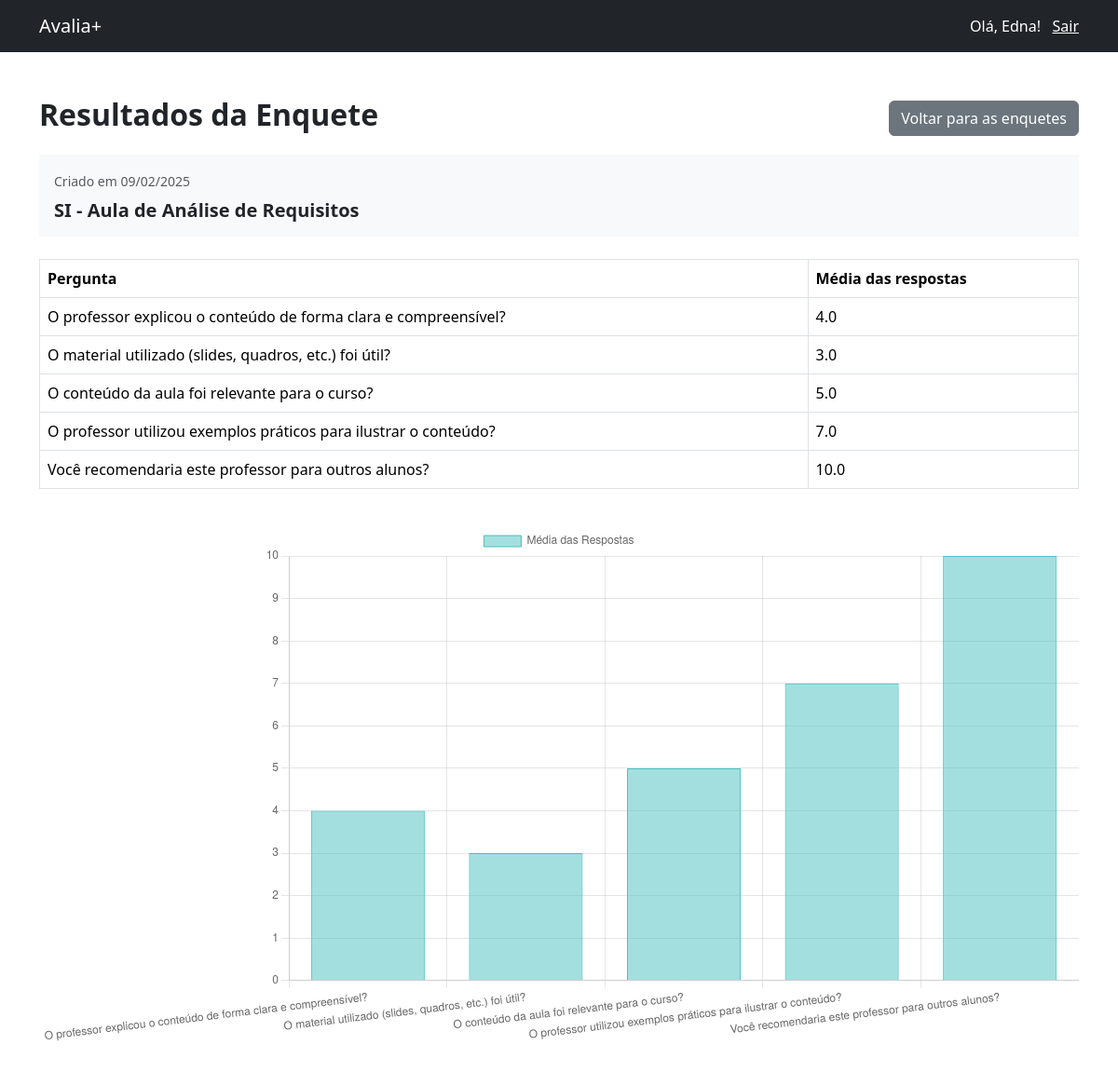
/professor/ver_resultados/2 (signed in), run on the app's committed database.
### tables this page shows
CREATE TABLE usuarios (
          id INTEGER PRIMARY KEY AUTOINCREMENT,
          nome TEXT NOT NULL,
          email TEXT NOT NULL UNIQUE,
          senha TEXT NOT NULL,
          perfil TEXT DEFAULT 'aluno',
          criado_em TIMESTAMP DEFAULT CURRENT_TIMESTAMP
        );

CREATE TABLE enquetes (
          id INTEGER PRIMARY KEY AUTOINCREMENT,
          titulo TEXT NOT NULL,
          perguntas TEXT,
          usuario_id INTEGER NOT NULL,
          criado_em TIMESTAMP DEFAULT CURRENT_TIMESTAMP,
          FOREIGN KEY (usuario_id) REFERENCES usuarios(id) ON DELETE CASCADE
        );

### routes.py (the view)
@login_required
def professor_ver_resultados(enquete_id):
  if current_user.perfil != 'professor':
    return redirect(url_for('index'))
  enquete = db.recuperar_enquete(enquete_id)
  enquete['perguntas'] = [pergunta.strip() for pergunta in enquete['perguntas'] if pergunta.strip()]
  perguntas = PerguntasService.get_perguntas()
  respostas = db.recuperar_respostas(enquete_id)
  service = EnqueteService(respostas)
  perguntas_validas = [pergunta.strip() for pergunta in enquete['perguntas'] if pergunta.strip()]
  medias = { key: service.media_respostas(int(key)) for key in perguntas.keys() if str(key) in perguntas_validas }
  perguntas_texto = { key: perguntas[key] for key in perguntas.keys() if str(key) in perguntas_validas }
  return render_template('professor/resultados.html', enquete=enquete,
                                                      perguntas=perguntas,
                                                      respostas=respostas,
                                                      medias=medias,
                                                      perguntas_texto=perguntas_texto)

### auth.py (called while the page is built)
    @self.login_manager.user_loader
    def load_user(user_id):
      return self.db.recuperar_usuario(user_id)

### database.py (called while the page is built)
  def _connect(self):
    return sqlite3.connect(self.db_name)

  def recuperar_usuario(self, id):
    conn = self._connect()
    cursor = conn.cursor()
    cursor.execute('SELECT id, email, nome, senha, perfil FROM usuarios WHERE id = ?', (id,))
    usuario = cursor.fetchone()
    conn.close()
    if usuario:
      return User(usuario[0], usuario[1], usuario[2], usuario[3], usuario[4])
    else:
      return None

  def recuperar_enquete(self, enquete_id):
    conn = self._connect()
    cursor = conn.cursor()
    cursor.execute('SELECT * FROM enquetes WHERE id = ?', (enquete_id,))
    enquete = cursor.fetchone()
    conn.close()
    if enquete:
      return {
        'id': enquete[0],
        'titulo': enquete[1],
        'perguntas': enquete[2].split(','),
        'usuario_id': enquete[3],
        'criado_em': datetime.strptime(enquete[4], '%Y-%m-%d %H:%M:%S').strftime('%d/%m/%Y')
      }
    else:
      return None

  def recuperar_respostas(self, enquete_id):
    conn = self._connect()
    cursor = conn.cursor()
    cursor.execute('SELECT numero_pergunta, resposta FROM respostas WHERE enquete_id = ?', (enquete_id,))
    respostas = cursor.fetchall()
    conn.close()
    return respostas

### services.py (called while the page is built)
  @staticmethod
  def get_perguntas():
    return {
      '1': 'O professor explicou o conteúdo de forma clara e compreensível?',
      '2': 'O ritmo da aula foi adequado?',
      '3': 'O material utilizado (slides, quadros, etc.) foi útil?',
      '4': 'O professor demonstrou domínio do assunto?',
      '5': 'A carga de trabalho da disciplina é adequada?',
      '6': 'O conteúdo da aula foi relevante para o curso?',
      '7': 'O professor utilizou exemplos práticos para ilustrar o conteúdo?',
      '8': 'O ambiente de aula (físico ou virtual) foi adequado?',
      '9': 'Você recomendaria este professor para outros alunos?',
      '10': 'O professor foi receptivo a dúvidas e questionamentos?'
    }

  def media_respostas(self, numero_pergunta):
    if numero_pergunta in self.respostas_dict:
      lista_respostas = self.respostas_dict[numero_pergunta]
      return sum(lista_respostas) / len(lista_respostas)
    return None  # Retorna None se a pergunta não existir

### templates/professor/resultados.html (shortened to what this page needs)
{% extends "index.html" %}
{% block content %}
  <div class="container py-5">
    <div class="d-flex w-100 justify-content-between align-items-center">
      <h2><strong>Resultados da Enquete</strong></h2>
      <a href="{{ url_for('professor_enquetes') }}" class="btn btn-secondary">Voltar para as enquetes</a>
    </div>
    <div class="p-3 bg-light mt-3">
      <div class="text-muted">
        <small>Criado em {{ enquete.criado_em }}</small>
      </div>
      <h5 class="mt-2 mb-0"><strong>{{ enquete.titulo }}</strong></h5>
    </div>
    <div class="pt-4">
      <table class="table table-bordered">
        <thead>
          <tr>
            <th>Pergunta</th>
            <th>Média das respostas</th>
          </tr>
        </thead>
        <tbody>
          {% for key in perguntas.keys() %}
            {% if key|string in enquete.perguntas %}
              <tr>
                <td>{{ perguntas[key] }}</td>
                <td>{{ medias[key] if medias[key] is not none else 'Sem respostas' }}</td>
              </tr>
            {% endif %}
          {% endfor %}
        </tbody>
      </table>
    </div>
    <div class="pt-4">
      <canvas id="grafico"></canvas>
    </div>
  </div>
  <script>
    document.addEventListener("DOMContentLoaded", function () {
      const ctx = document.getElementById('grafico').getContext('2d');
      // Dados das perguntas (textos) e médias das respostas
      const labels = {{ perguntas_texto.values() | list | tojson }};  // Perguntas como texto
      const data = {{ medias.values() | list | tojson }};        // Médias das respostas
      new Chart(ctx, {
        type: 'bar',
        data: {
          labels: labels,  // Usando os textos das perguntas como labels
          datasets: [{
            label: 'Média das Respostas',
            data: data,
            backgroundColor: 'rgba(75, 192, 192, 0.5)',
            borderColor: 'rgba(75, 192, 192, 1)',
            borderWidth: 1
          }]
        },
        options: {
          responsive: true,
          scales: {
            y: { beginAtZero: true, max: 10 }
          }
        }
      });
    });
  </script>
{% endblock %}

### templates/index.html (shortened to what this page needs)
<!doctype html>
<html lang="en">
  <head>
    {% block head %}
      {% block styles %}
        <link rel="stylesheet" type="text/css" href="{{url_for('static', filename='css/bootstrap.min.css')}}">
        <link rel="stylesheet" type="text/css" href="{{url_for('static', filename='css/styles.css')}}">
      {% endblock %}
    {% endblock %}
  </head>
  <body>
    {% if current_user.is_authenticated %}
      <nav class="navbar sticky-top bg-dark ">
        <div class="container">
          <a class="navbar-brand text-white" href="#">Avalia+</a>
          <span class="navbar-text text-white">
            Olá, {{ current_user.nome }}! &nbsp;
            <a href="{{url_for('logout')}}" class="text-white">Sair</a>
          </span>
        </div>
      </nav>
    {% endif %}
    {% block content %}{% endblock %}
  </body>
</html>

### static/css/styles.css (style rules this page uses)
body, html { width: 100%; height: 100%; }

### data on the page
usuarios: nome "Edna"
enquetes: criado_em "09/02/2025", titulo "SI - Aula de Análise de Requisitos"

### other printed values
{{ perguntas[key] }} "O professor explicou o conteúdo de forma clara e compreensível?" "O material utilizado (slides, quadros, etc.) foi útil?" "O conteúdo da aula foi relevante para o curso?" "O professor utilizou exemplos práticos para ilustrar o conteúdo?" "Você recomendaria este professor para outros alunos?"
{{ medias[key] if medias[key] is not none else 'Sem respostas' }} "4.0" "3.0" "5.0" "7.0" "10.0"
chart data {{ medias.values() | list | tojson }} [4.0, 3.0, 5.0, 7.0, 10.0]
